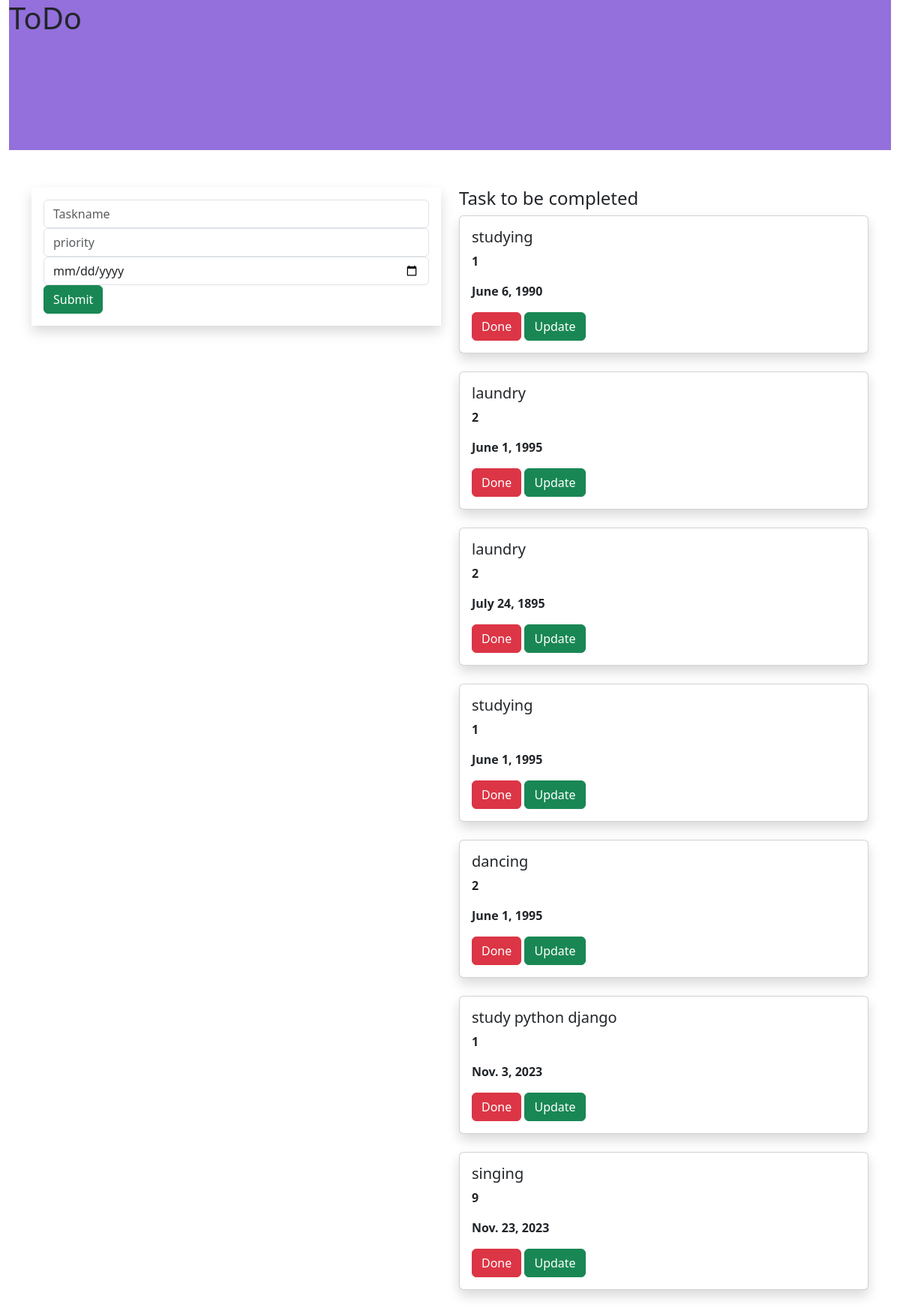
The page / on the database its author committed.
### todoapp/models.py (models this page shows, shortened)
class Task(models.Model):
    name=models.CharField(max_length=250)
    priority=models.IntegerField()
    date=models.DateField()

### todoapp/views.py (the view)
# urls.py: path('',views.add,name='add'),
def add(request):
    task1 =Task.objects.all()
    if request.method=='POST':
        name=request.POST.get('task','')
        priority=request.POST.get('priority','')
        date=request.POST.get('date','')
        task=Task(name=name,priority=priority,date=date)
        task.save()
    return render(request,'home.html',{'task1':task1})

### templates/home.html (shortened to what this page needs)
{% extends 'base.html' %}
{% load static %}
{% block content %}
<div class="container-fluid">
    <div class="row">
        <div class="col-md-12">
            <div class="banner">
             <div class="banner-text">
                 <h1>ToDo</h1>
                 </div>
                </div>
            </div>
    </div>
</div>
     <div class="container">
       <div class="row">
           <div class="col-md-6">
           <form method="POST" class="p-3 shadow">
               <div class="form-group">
                <input type="text" class="form-control" name="task" placeholder="Taskname">
            </div>
            <div class="form-group">
                <input type="text" class="form-control" name="priority" placeholder="priority">
            </div>
               <div class="form-group">
                   <input type="date" class="form-control" name="date" placeholder="enter your date">
               </div>
                <input type="submit" class="btn btn-success">
               </form>
            </div>
           <div class="col-md-6">
                <h4> Task to be completed</h4>
                {% for i in task1 %}
                <div class="shadow card">
                    <div class="card-body">
                        <h5 class="card-title">{{i.name}}</h5>
                        <p><b>{{i.priority}}</b></p>
                        <p><b>{{i.date}}</b></p>
                        <a class="btn btn-danger" href="{% url 'delete' i.id %}">Done</a>
                        <a class="btn btn-success" href="{% url 'update' i.id %}">Update</a>
                    </div>
                </div>
                <br>
                {% endfor %}
            </div>
    </div>
</div>
{% endblock %}

### templates/base.html (shortened to what this page needs)
{% load static %}
<!DOCTYPE html>
<html lang="en">
<head>
    <link rel="stylesheet" href="https://cdn.jsdelivr.net/npm/bootstrap@5.3.2/dist/css/bootstrap.min.css">
    <link rel="stylesheet" href="{% static 'style.css' %}">
</head>
<body>
{% block content %}
{% endblock %}
</body>
</html>

### static/style.css (style rules this page uses)
.banner { background-color:mediumpurple; width:100%; height:200px; margin-bottom:50px; }
.banner-text { top:50% left:50% position:absolute; transform:transform; }

### rows shown on the page
Task: name "studying", priority "1", date "June 6, 1990"
Task: name "laundry", priority "2", date "June 1, 1995"
Task: name "laundry", priority "2", date "July 24, 1895"
Task: name "studying", priority "1", date "June 1, 1995"
Task: name "dancing", priority "2", date "June 1, 1995"
Task: name "study python django", priority "1", date "Nov. 3, 2023"
Task: name "singing", priority "9", date "Nov. 23, 2023"
